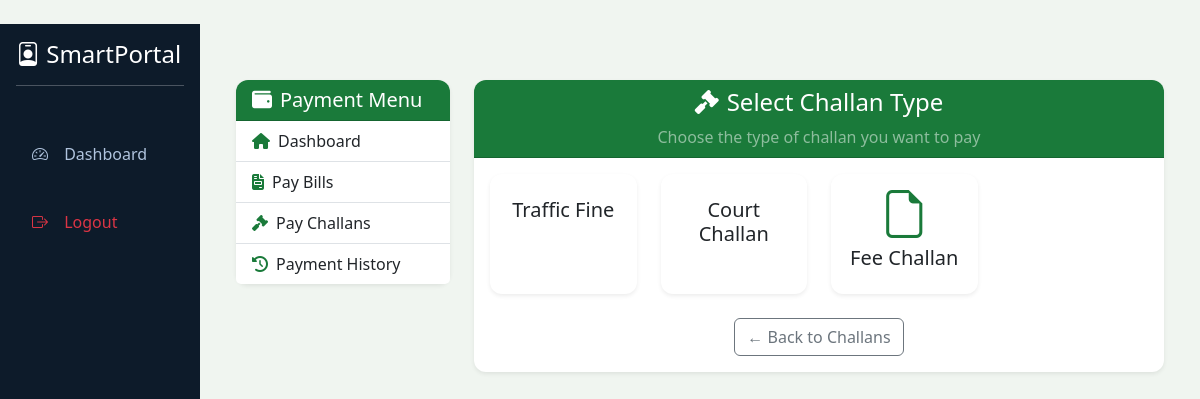
Page /challan/pay-challan/ (signed in) on the committed database.
### challan/models.py (models this page shows, shortened)
class ChallanCategory(models.Model):
    name = models.CharField(max_length=50)
    slug = models.SlugField(unique=True)
    icon = models.CharField(max_length=50, blank=True)

### challan/views.py (the view)
# urls.py: path('pay-challan/', views.pay_challan_step1, name='pay_challan_step1'),
@login_required
def pay_challan_step1(request):
    categories = ChallanCategory.objects.all()
    return render(request, 'challan/pay_challan_step1.html', {'categories': categories})

### challan/templates/challan/pay_challan_step1.html (shortened to what this page needs)
{% extends "challan/base_challan.html" %}
{% block challan_content %}
<div class="card border-0 shadow-sm">
    <div class="card-header bg-success text-white text-center">
        <h4><i class="fas fa-gavel me-2"></i>Select Challan Type</h4>
        <p class="mb-0 text-white-50">Choose the type of challan you want to pay</p>
    </div>
    <div class="card-body">
        <div class="row g-4">
            {% for cat in categories %}
                <div class="col-md-3 col-sm-6">
                    <a href="{% url 'challan:pay_challan_step2' cat.slug %}" class="text-decoration-none">
                        <div class="card h-100 border-0 shadow-sm text-center p-3 hover-card">
                            <i class="fas {{ cat.icon }} fa-3x text-success"></i>
                            <h5 class="mt-2 text-dark">{{ cat.name }}</h5>
                        </div>
                    </a>
                </div>
            {% endfor %}
        </div>
        <div class="text-center mt-4">
            <a href="{% url 'challan:challan_list' %}" class="btn btn-outline-secondary">← Back to Challans</a>
        </div>
    </div>
</div>
{% endblock %}

### templates/base.html (style rules this page uses)
:root { --gov-green: #1a7a3a; --gov-dark: #0d4a1f; --gov-light: #e8f5e9; --gov-gold: #c5a059; }
body { background-color: #f0f5f0; font-family: 'Segoe UI', Tahoma, Geneva, Verdana, sans-serif; }
.card { border: none; border-radius: 0.75rem; box-shadow: 0 4px 12px rgba(0,0,0,0.05); }
.card-header { border-radius: 0.75rem 0.75rem 0 0 !important; }
.bg-success { background-color: var(--gov-green) !important; }
.text-success { color: var(--gov-green) !important; }

### rows in the picture
ChallanCategory: name "Traffic Fine"
ChallanCategory: name "Court Challan"
ChallanCategory: name "Fee Challan"
